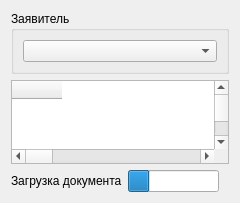
<?xml version="1.0" encoding="UTF-8"?>
<ui version="4.0">
 <class>ClientDocsPage</class>
 <widget class="QWizardPage" name="ClientDocsPage">
  <property name="geometry">
   <rect>
    <x>0</x>
    <y>0</y>
    <width>240</width>
    <height>192</height>
   </rect>
  </property>
  <property name="windowTitle">
   <string>WizardPage</string>
  </property>
  <layout class="QVBoxLayout" name="verticalLayout">
   <item>
    <widget class="QGroupBox" name="groupBox">
     <property name="title">
      <string>Заявитель</string>
     </property>
     <layout class="QHBoxLayout" name="horizontalLayout">
      <item>
       <widget class="QComboBox" name="cBox_Client">
        <property name="sizePolicy">
         <sizepolicy hsizetype="Preferred" vsizetype="Fixed">
          <horstretch>0</horstretch>
          <verstretch>0</verstretch>
         </sizepolicy>
        </property>
       </widget>
      </item>
     </layout>
    </widget>
   </item>
   <item>
    <widget class="QFrame" name="frame_2">
     <property name="frameShape">
      <enum>QFrame::StyledPanel</enum>
     </property>
     <layout class="QGridLayout" name="gridLayout">
      <property name="leftMargin">
       <number>0</number>
      </property>
      <property name="topMargin">
       <number>0</number>
      </property>
      <property name="rightMargin">
       <number>0</number>
      </property>
      <property name="bottomMargin">
       <number>0</number>
      </property>
      <property name="spacing">
       <number>0</number>
      </property>
      <item row="0" column="3">
       <widget class="QScrollBar" name="verticalScrollBar">
        <property name="orientation">
         <enum>Qt::Vertical</enum>
        </property>
       </widget>
      </item>
      <item row="0" column="1">
       <widget class="QTableView" name="tView_ClientDocs">
        <property name="frameShape">
         <enum>QFrame::NoFrame</enum>
        </property>
        <property name="verticalScrollBarPolicy">
         <enum>Qt::ScrollBarAlwaysOff</enum>
        </property>
        <property name="horizontalScrollBarPolicy">
         <enum>Qt::ScrollBarAlwaysOff</enum>
        </property>
        <property name="editTriggers">
         <set>QAbstractItemView::NoEditTriggers</set>
        </property>
        <property name="alternatingRowColors">
         <bool>true</bool>
        </property>
        <property name="selectionMode">
         <enum>QAbstractItemView::NoSelection</enum>
        </property>
        <property name="verticalScrollMode">
         <enum>QAbstractItemView::ScrollPerPixel</enum>
        </property>
        <property name="horizontalScrollMode">
         <enum>QAbstractItemView::ScrollPerPixel</enum>
        </property>
        <attribute name="horizontalHeaderStretchLastSection">
         <bool>true</bool>
        </attribute>
        <attribute name="verticalHeaderVisible">
         <bool>false</bool>
        </attribute>
       </widget>
      </item>
      <item row="0" column="0">
       <widget class="QTableWidget" name="tWidget_SelectedClientDocs">
        <property name="sizePolicy">
         <sizepolicy hsizetype="Fixed" vsizetype="Expanding">
          <horstretch>0</horstretch>
          <verstretch>0</verstretch>
         </sizepolicy>
        </property>
        <property name="minimumSize">
         <size>
          <width>50</width>
          <height>0</height>
         </size>
        </property>
        <property name="maximumSize">
         <size>
          <width>50</width>
          <height>16777215</height>
         </size>
        </property>
        <property name="frameShape">
         <enum>QFrame::NoFrame</enum>
        </property>
        <property name="verticalScrollBarPolicy">
         <enum>Qt::ScrollBarAlwaysOff</enum>
        </property>
        <property name="horizontalScrollBarPolicy">
         <enum>Qt::ScrollBarAlwaysOff</enum>
        </property>
        <property name="editTriggers">
         <set>QAbstractItemView::NoEditTriggers</set>
        </property>
        <property name="alternatingRowColors">
         <bool>true</bool>
        </property>
        <property name="selectionMode">
         <enum>QAbstractItemView::SingleSelection</enum>
        </property>
        <property name="selectionBehavior">
         <enum>QAbstractItemView::SelectRows</enum>
        </property>
        <property name="verticalScrollMode">
         <enum>QAbstractItemView::ScrollPerPixel</enum>
        </property>
        <property name="horizontalScrollMode">
         <enum>QAbstractItemView::ScrollPerPixel</enum>
        </property>
        <attribute name="horizontalHeaderStretchLastSection">
         <bool>true</bool>
        </attribute>
        <column>
         <property name="text">
          <string/>
         </property>
        </column>
       </widget>
      </item>
      <item row="1" column="0" colspan="3">
       <widget class="QScrollBar" name="horizontalScrollBar">
        <property name="orientation">
         <enum>Qt::Horizontal</enum>
        </property>
       </widget>
      </item>
     </layout>
    </widget>
   </item>
   <item>
    <widget class="QWidget" name="wgt_Progress" native="true">
     <layout class="QHBoxLayout" name="horizontalLayout_2">
      <property name="leftMargin">
       <number>0</number>
      </property>
      <property name="topMargin">
       <number>0</number>
      </property>
      <property name="rightMargin">
       <number>0</number>
      </property>
      <property name="bottomMargin">
       <number>0</number>
      </property>
      <item>
       <widget class="QLabel" name="label">
        <property name="text">
         <string>Загрузка документа</string>
        </property>
       </widget>
      </item>
      <item>
       <widget class="QProgressBar" name="pBar">
        <property name="maximumSize">
         <size>
          <width>300</width>
          <height>16777215</height>
         </size>
        </property>
        <property name="value">
         <number>24</number>
        </property>
        <property name="textVisible">
         <bool>false</bool>
        </property>
       </widget>
      </item>
      <item>
       <spacer name="horizontalSpacer">
        <property name="orientation">
         <enum>Qt::Horizontal</enum>
        </property>
        <property name="sizeHint" stdset="0">
         <size>
          <width>40</width>
          <height>20</height>
         </size>
        </property>
       </spacer>
      </item>
     </layout>
    </widget>
   </item>
  </layout>
 </widget>
 <resources/>
 <connections/>
</ui>
